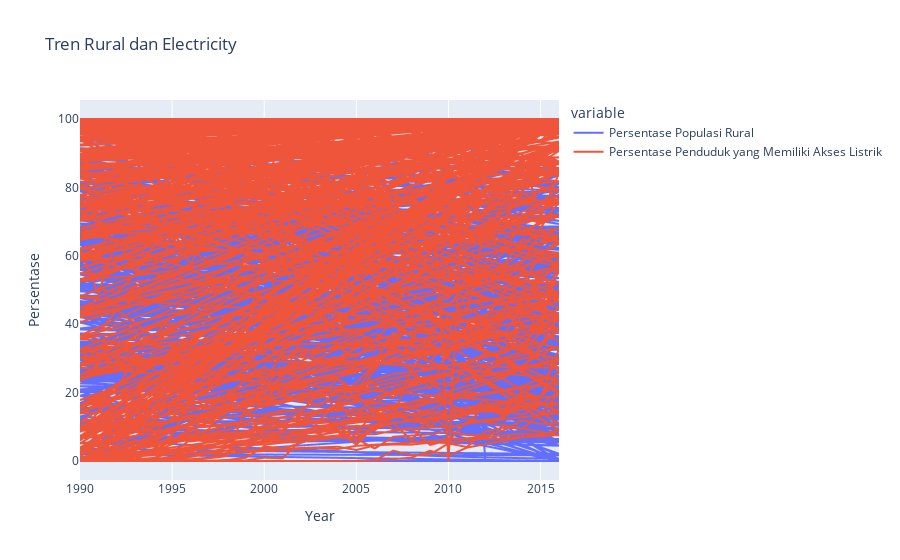

The notebook cell this image was saved under:
### Code cell
vis4 = px.line(data_load, x='Year', y=['Rural', 'Electricity'], 
              title='Tren Rural dan Electricity')

# Menambahkan label sumbu-y
vis4.update_yaxes(title_text="Persentase")

# Menambahkan label legenda
vis4.update_traces(name='Persentase Populasi Rural', selector=dict(name='Rural'))
vis4.update_traces(name='Persentase Penduduk yang Memiliki Akses Listrik', selector=dict(name='Electricity'))

# Menampilkan visualisasi
vis4.show()

### Figure 1 — Plotly figure (JSON) as saved in the notebook; plotly's stock layout.template omitted (floating-point values rounded to 4 significant figures; data arrays with more than 128 entries replaced by an {"elided": "..."} marker saying what was removed)
{"data": [{"hovertemplate": "variable=Rural<br>Year=%{x}<br>value=%{y}<extra></extra>", "legendgroup": "Rural", "line": {"color": "#636efa", "dash": "solid"}, "marker": {"symbol": "circle"}, "mode": "lines", "name": "Persentase Populasi Rural", "showlegend": true, "type": "scattergl", "x": {"elided": "7074 int values"}, "xaxis": "x", "y": {"elided": "7074 float values"}, "yaxis": "y"}, {"hovertemplate": "variable=Electricity<br>Year=%{x}<br>value=%{y}<extra></extra>", "legendgroup": "Electricity", "line": {"color": "#EF553B", "dash": "solid"}, "marker": {"symbol": "circle"}, "mode": "lines", "name": "Persentase Penduduk yang Memiliki Akses Listrik", "showlegend": true, "type": "scattergl", "x": {"elided": "7074 int values"}, "xaxis": "x", "y": {"elided": "7074 float values"}, "yaxis": "y"}], "layout": {"legend": {"title": {"text": "variable"}, "tracegroupgap": 0}, "title": {"text": "Tren Rural dan Electricity"}, "xaxis": {"anchor": "y", "domain": [0, 1], "title": {"text": "Year"}}, "yaxis": {"anchor": "x", "domain": [0, 1], "title": {"text": "Persentase"}}}}
